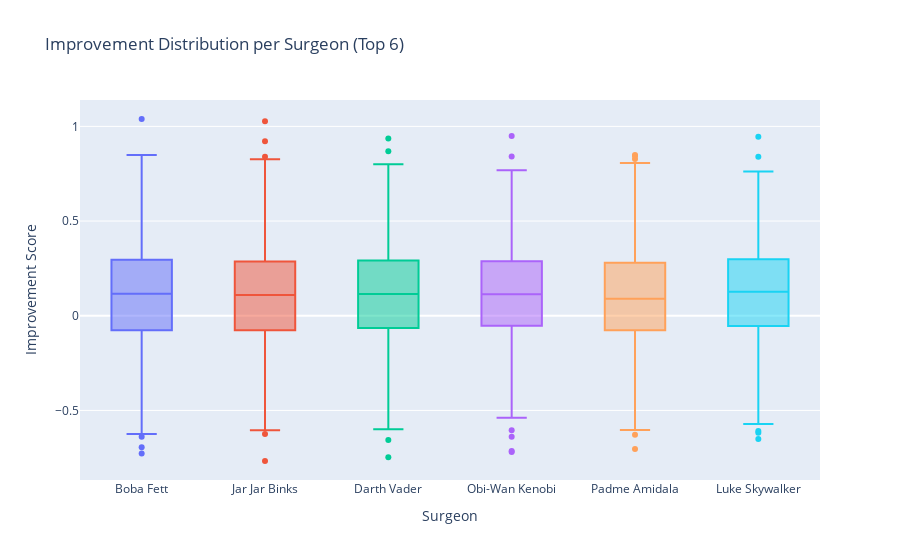

The notebook cell this image was saved under:
### Markdown cell above
### Box Plot: Distribution of Patient Improvement per Surgeon

This box plot shows the **spread of improvement scores** for the top 6 surgeons (by patient volume). 

Each box represents the **distribution of patient improvements** for a single surgeon, allowing us to assess not just their average performance, but also their **consistency**.

- The **median line** shows the typical improvement for each surgeon.
- The **box height** represents the interquartile range (IQR), the middle 50% of outcomes.
- **Whiskers and outliers** show the range and variability.

A narrow box with fewer outliers suggests **consistent performance**, while a wide box or high spread indicates more **variation** in patient outcomes.

This visualization helps identify surgeons who not only perform well on average, but also deliver stable results across many patients.

### Code cell
# Pick top 6 surgeons by volume or average improvement
top_surgeons = surgeon_scores.sort_values(by='num_patients', ascending=False).head(6)['surgeon_id']

box_data = valid_scores[valid_scores['surgeon_id'].isin(top_surgeons)]

# Merge surgeon names
box_data = box_data.merge(
    surgeons.rename(columns={'id': 'surgeon_id', 'name': 'surgeon_name'}),
    on='surgeon_id',
    how='left'
)

fig = px.box(
    box_data,
    x='surgeon_name',
    y='improvement',
    title='Improvement Distribution per Surgeon (Top 6)',
    labels={'surgeon_name': 'Surgeon', 'improvement': 'Improvement Score'},
    color='surgeon_name'
)

fig.update_layout(showlegend=False)
fig.show()

### Figure 1 — Plotly figure (JSON) as saved in the notebook; plotly's stock layout.template omitted (floating-point values rounded to 4 significant figures; data arrays with more than 128 entries replaced by an {"elided": "..."} marker saying what was removed)
{"data": [{"alignmentgroup": "True", "hovertemplate": "Surgeon=%{x}<br>Improvement Score=%{y}<extra></extra>", "legendgroup": "Boba Fett", "marker": {"color": "#636efa"}, "name": "Boba Fett", "notched": false, "offsetgroup": "Boba Fett", "orientation": "v", "showlegend": true, "type": "box", "x": {"elided": "967 str values"}, "x0": " ", "xaxis": "x", "y": {"elided": "967 float values"}, "y0": " ", "yaxis": "y"}, {"alignmentgroup": "True", "hovertemplate": "Surgeon=%{x}<br>Improvement Score=%{y}<extra></extra>", "legendgroup": "Jar Jar Binks", "marker": {"color": "#EF553B"}, "name": "Jar Jar Binks", "notched": false, "offsetgroup": "Jar Jar Binks", "orientation": "v", "showlegend": true, "type": "box", "x": {"elided": "964 str values"}, "x0": " ", "xaxis": "x", "y": {"elided": "964 float values"}, "y0": " ", "yaxis": "y"}, {"alignmentgroup": "True", "hovertemplate": "Surgeon=%{x}<br>Improvement Score=%{y}<extra></extra>", "legendgroup": "Darth Vader", "marker": {"color": "#00cc96"}, "name": "Darth Vader", "notched": false, "offsetgroup": "Darth Vader", "orientation": "v", "showlegend": true, "type": "box", "x": {"elided": "963 str values"}, "x0": " ", "xaxis": "x", "y": {"elided": "963 float values"}, "y0": " ", "yaxis": "y"}, {"alignmentgroup": "True", "hovertemplate": "Surgeon=%{x}<br>Improvement Score=%{y}<extra></extra>", "legendgroup": "Obi-Wan Kenobi", "marker": {"color": "#ab63fa"}, "name": "Obi-Wan Kenobi", "notched": false, "offsetgroup": "Obi-Wan Kenobi", "orientation": "v", "showlegend": true, "type": "box", "x": {"elided": "973 str values"}, "x0": " ", "xaxis": "x", "y": {"elided": "973 float values"}, "y0": " ", "yaxis": "y"}, {"alignmentgroup": "True", "hovertemplate": "Surgeon=%{x}<br>Improvement Score=%{y}<extra></extra>", "legendgroup": "Padme Amidala", "marker": {"color": "#FFA15A"}, "name": "Padme Amidala", "notched": false, "offsetgroup": "Padme Amidala", "orientation": "v", "showlegend": true, "type": "box", "x": {"elided": "986 str values"}, "x0": " ", "xaxis": "x", "y": {"elided": "986 float values"}, "y0": " ", "yaxis": "y"}, {"alignmentgroup": "True", "hovertemplate": "Surgeon=%{x}<br>Improvement Score=%{y}<extra></extra>", "legendgroup": "Luke Skywalker", "marker": {"color": "#19d3f3"}, "name": "Luke Skywalker", "notched": false, "offsetgroup": "Luke Skywalker", "orientation": "v", "showlegend": true, "type": "box", "x": {"elided": "958 str values"}, "x0": " ", "xaxis": "x", "y": {"elided": "958 float values"}, "y0": " ", "yaxis": "y"}], "layout": {"boxmode": "overlay", "legend": {"title": {"text": "Surgeon"}, "tracegroupgap": 0}, "showlegend": false, "title": {"text": "Improvement Distribution per Surgeon (Top 6)"}, "xaxis": {"anchor": "y", "categoryarray": ["Boba Fett", "Jar Jar Binks", "Darth Vader", "Obi-Wan Kenobi", "Padme Amidala", "Luke Skywalker"], "categoryorder": "array", "domain": [0, 1], "title": {"text": "Surgeon"}}, "yaxis": {"anchor": "x", "domain": [0, 1], "title": {"text": "Improvement Score"}}}}
